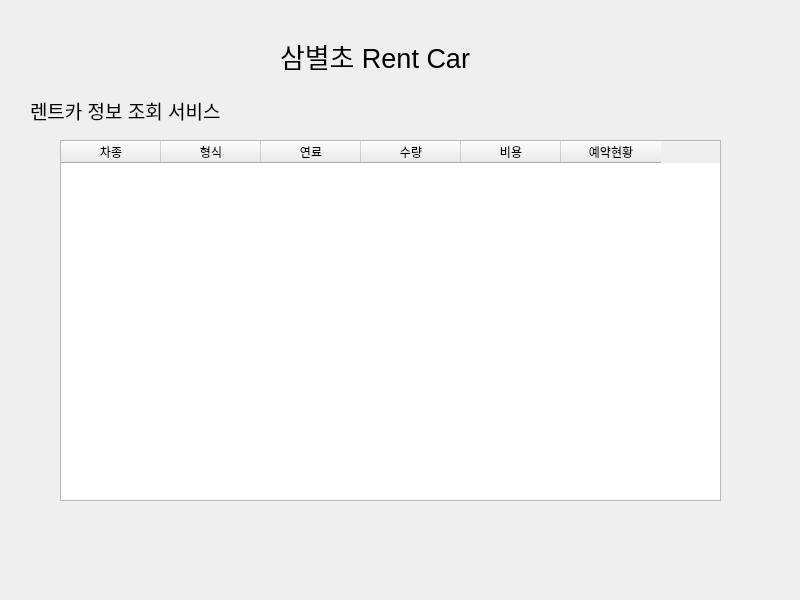
<?xml version="1.0" encoding="UTF-8"?>
<ui version="4.0">
 <class>search_bar</class>
 <widget class="QDialog" name="search_bar">
  <property name="geometry">
   <rect>
    <x>0</x>
    <y>0</y>
    <width>800</width>
    <height>600</height>
   </rect>
  </property>
  <property name="windowTitle">
   <string>Dialog</string>
  </property>
  <widget class="QLabel" name="label">
   <property name="geometry">
    <rect>
     <x>280</x>
     <y>20</y>
     <width>211</width>
     <height>71</height>
    </rect>
   </property>
   <property name="font">
    <font>
     <pointsize>20</pointsize>
    </font>
   </property>
   <property name="text">
    <string>삼별초 Rent Car</string>
   </property>
  </widget>
  <widget class="QLabel" name="rent_info">
   <property name="geometry">
    <rect>
     <x>30</x>
     <y>90</y>
     <width>211</width>
     <height>41</height>
    </rect>
   </property>
   <property name="font">
    <font>
     <pointsize>14</pointsize>
    </font>
   </property>
   <property name="text">
    <string>렌트카 정보 조회 서비스</string>
   </property>
  </widget>
  <widget class="QTableWidget" name="search_show">
   <property name="geometry">
    <rect>
     <x>60</x>
     <y>140</y>
     <width>661</width>
     <height>361</height>
    </rect>
   </property>
   <column>
    <property name="text">
     <string>차종</string>
    </property>
   </column>
   <column>
    <property name="text">
     <string>형식</string>
    </property>
   </column>
   <column>
    <property name="text">
     <string>연료</string>
    </property>
   </column>
   <column>
    <property name="text">
     <string>수량</string>
    </property>
   </column>
   <column>
    <property name="text">
     <string>비용</string>
    </property>
   </column>
   <column>
    <property name="text">
     <string>예약현황</string>
    </property>
   </column>
  </widget>
 </widget>
 <resources/>
 <connections/>
</ui>
